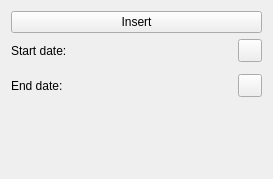
<ui version="4.0" >
 <class>CalendarToolWidget</class>
 <widget class="QWidget" name="CalendarToolWidget" >
  <property name="geometry" >
   <rect>
    <x>0</x>
    <y>0</y>
    <width>273</width>
    <height>179</height>
   </rect>
  </property>
  <property name="windowTitle" >
   <string>Calendar Tool</string>
  </property>
  <layout class="QGridLayout" name="gridLayout" >
   <item row="0" column="0" colspan="3" >
    <widget class="QPushButton" name="m_insertButton" >
     <property name="text" >
      <string>Insert</string>
     </property>
    </widget>
   </item>
   <item row="1" column="0" >
    <widget class="QLabel" name="label" >
     <property name="text" >
      <string>Start date:</string>
     </property>
    </widget>
   </item>
   <item row="1" column="1" >
    <spacer name="horizontalSpacer" >
     <property name="orientation" >
      <enum>Qt::Horizontal</enum>
     </property>
     <property name="sizeHint" stdset="0" >
      <size>
       <width>160</width>
       <height>20</height>
      </size>
     </property>
    </spacer>
   </item>
   <item row="1" column="2" >
    <widget class="QToolButton" name="m_selectStartDateButton" >
     <property name="text" >
      <string/>
     </property>
    </widget>
   </item>
   <item row="2" column="0" colspan="3" >
    <widget class="KDateWidget" name="m_startDateWidget" />
   </item>
   <item row="3" column="0" >
    <widget class="QLabel" name="label_2" >
     <property name="text" >
      <string>End date:</string>
     </property>
    </widget>
   </item>
   <item row="3" column="1" >
    <spacer name="horizontalSpacer_2" >
     <property name="orientation" >
      <enum>Qt::Horizontal</enum>
     </property>
     <property name="sizeHint" stdset="0" >
      <size>
       <width>160</width>
       <height>20</height>
      </size>
     </property>
    </spacer>
   </item>
   <item row="3" column="2" >
    <widget class="QToolButton" name="m_selectEndDateButton" >
     <property name="text" >
      <string/>
     </property>
    </widget>
   </item>
   <item row="4" column="0" colspan="3" >
    <widget class="KDateWidget" name="m_endDateWidget" />
   </item>
   <item row="5" column="1" >
    <spacer name="verticalSpacer" >
     <property name="orientation" >
      <enum>Qt::Vertical</enum>
     </property>
     <property name="sizeHint" stdset="0" >
      <size>
       <width>20</width>
       <height>10</height>
      </size>
     </property>
    </spacer>
   </item>
  </layout>
 </widget>
 <customwidgets>
  <customwidget>
   <class>KDateWidget</class>
   <extends>QWidget</extends>
   <header>kdatewidget.h</header>
  </customwidget>
 </customwidgets>
 <resources/>
 <connections/>
</ui>
